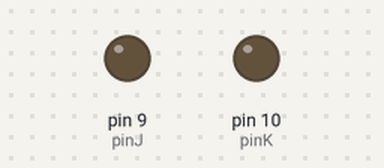
Recording of a sketch running on a simulated Arduino Uno, built with avr-gcc and run on an emulated ATmega328P. On the bench: output pins drawn as LEDs (lit = HIGH). At 18.0 s the program stops and its outputs stay as they are.

Above: at 0.1 s.
At 2.1 s:
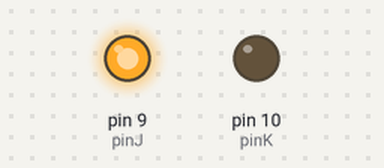
At 8.1 s:
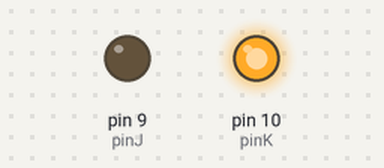
At 14.1 s:
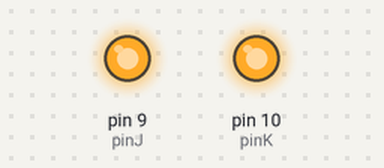
Timing chart, 0 to 15.6 s (numbered marks = the images above):
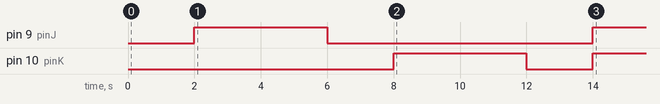

The sketch:

JKFlipFlop.ino
```cpp
int pinJ =9;
int pinK = 10;


void setup() {
  // put your setup code here, to run once:

  pinMode(pinJ, OUTPUT);
  pinMode(pinK, OUTPUT);

}

void loop() {

digitalWrite(pinJ, LOW);
digitalWrite(pinK, LOW);
delay(2000);

digitalWrite(pinJ, HIGH);
digitalWrite(pinK, LOW);
delay(4000);

digitalWrite(pinJ, LOW);
digitalWrite(pinK, LOW);
delay(2000);

digitalWrite(pinJ, LOW);
digitalWrite(pinK, HIGH);
delay(4000);

digitalWrite(pinJ, LOW);
digitalWrite(pinK, LOW);
delay(2000);

digitalWrite(pinJ, HIGH);
digitalWrite(pinK, HIGH);
delay(4000);


exit(0);

}
```

Measured:
- by itself, pin 9 (pinJ): LOW → HIGH at 2.0 s, → LOW 4.0 s later, → HIGH 8.0 s later
- by itself, pin 10 (pinK): LOW → HIGH at 8.0 s, → LOW 4.0 s later, → HIGH 2.0 s later
